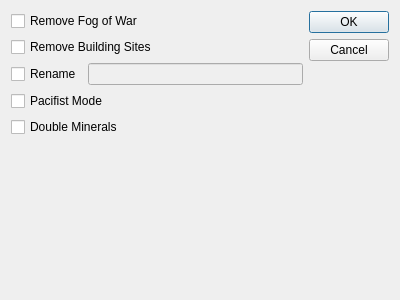
<?xml version="1.0" encoding="UTF-8"?>
<ui version="4.0">
 <class>SaveDialog</class>
 <widget class="QDialog" name="SaveDialog">
  <property name="geometry">
   <rect>
    <x>0</x>
    <y>0</y>
    <width>400</width>
    <height>300</height>
   </rect>
  </property>
  <property name="windowTitle">
   <string>Save Map</string>
  </property>
  <layout class="QHBoxLayout" name="horizontalLayout">
   <item>
    <layout class="QVBoxLayout" name="verticalLayout">
     <item>
      <widget class="QCheckBox" name="checkBoxRemoveFoW">
       <property name="text">
        <string>Remove Fog of War</string>
       </property>
      </widget>
     </item>
     <item>
      <widget class="QCheckBox" name="checkBoxRemoveBuildingSites">
       <property name="text">
        <string>Remove Building Sites</string>
       </property>
      </widget>
     </item>
     <item>
      <layout class="QHBoxLayout" name="horizontalLayoutRename">
       <item>
        <widget class="QCheckBox" name="checkBoxRename">
         <property name="text">
          <string>Rename</string>
         </property>
        </widget>
       </item>
       <item>
        <widget class="QLineEdit" name="lineEditRename">
         <property name="enabled">
          <bool>false</bool>
         </property>
        </widget>
       </item>
      </layout>
     </item>
     <item>
      <widget class="QCheckBox" name="checkBoxPacifist">
       <property name="text">
        <string>Pacifist Mode</string>
       </property>
       <property name="tristate">
        <bool>true</bool>
       </property>
      </widget>
     </item>
     <item>
      <widget class="QCheckBox" name="checkBoxDoubleMinerals">
       <property name="text">
        <string>Double Minerals</string>
       </property>
      </widget>
     </item>
     <item>
      <widget class="QLabel" name="labelInfo">
       <property name="text">
        <string/>
       </property>
       <property name="alignment">
        <set>Qt::AlignLeading|Qt::AlignLeft|Qt::AlignTop</set>
       </property>
      </widget>
     </item>
     <item>
      <spacer name="verticalSpacer">
       <property name="orientation">
        <enum>Qt::Vertical</enum>
       </property>
       <property name="sizeType">
        <enum>QSizePolicy::Expanding</enum>
       </property>
       <property name="sizeHint" stdset="0">
        <size>
         <width>20</width>
         <height>40</height>
        </size>
       </property>
      </spacer>
     </item>
    </layout>
   </item>
   <item>
    <widget class="QDialogButtonBox" name="buttonBox">
     <property name="orientation">
      <enum>Qt::Vertical</enum>
     </property>
     <property name="standardButtons">
      <set>QDialogButtonBox::Cancel|QDialogButtonBox::Ok</set>
     </property>
    </widget>
   </item>
  </layout>
 </widget>
 <resources/>
 <connections>
  <connection>
   <sender>buttonBox</sender>
   <signal>accepted()</signal>
   <receiver>SaveDialog</receiver>
   <slot>accept()</slot>
   <hints>
    <hint type="sourcelabel">
     <x>248</x>
     <y>254</y>
    </hint>
    <hint type="destinationlabel">
     <x>157</x>
     <y>274</y>
    </hint>
   </hints>
  </connection>
  <connection>
   <sender>buttonBox</sender>
   <signal>rejected()</signal>
   <receiver>SaveDialog</receiver>
   <slot>reject()</slot>
   <hints>
    <hint type="sourcelabel">
     <x>316</x>
     <y>260</y>
    </hint>
    <hint type="destinationlabel">
     <x>286</x>
     <y>274</y>
    </hint>
   </hints>
  </connection>
  <connection>
   <sender>checkBoxRename</sender>
   <signal>toggled(bool)</signal>
   <receiver>lineEditRename</receiver>
   <slot>setEnabled(bool)</slot>
   <hints>
    <hint type="sourcelabel">
     <x>43</x>
     <y>73</y>
    </hint>
    <hint type="destinationlabel">
     <x>195</x>
     <y>73</y>
    </hint>
   </hints>
  </connection>
 </connections>
</ui>
